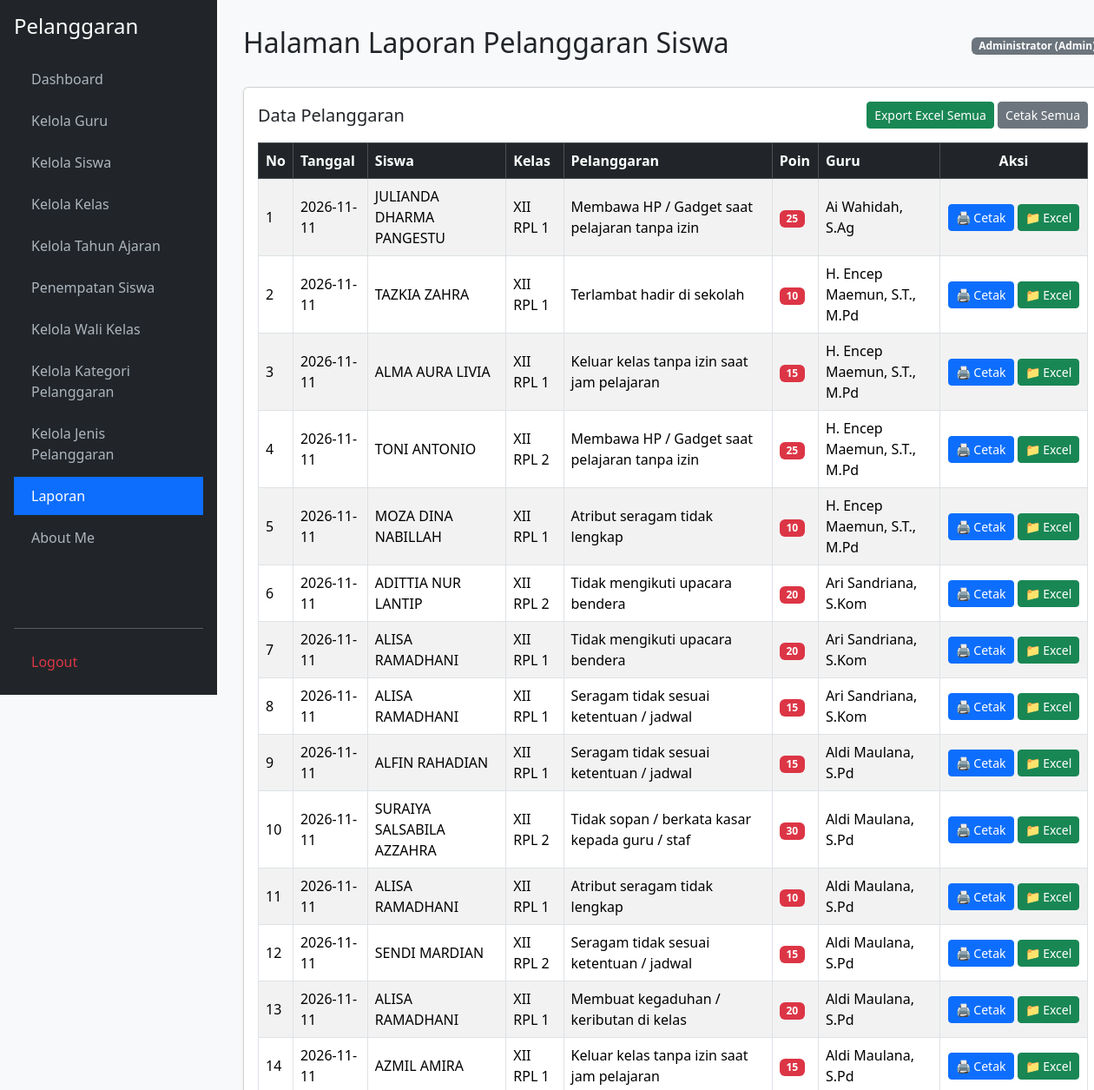
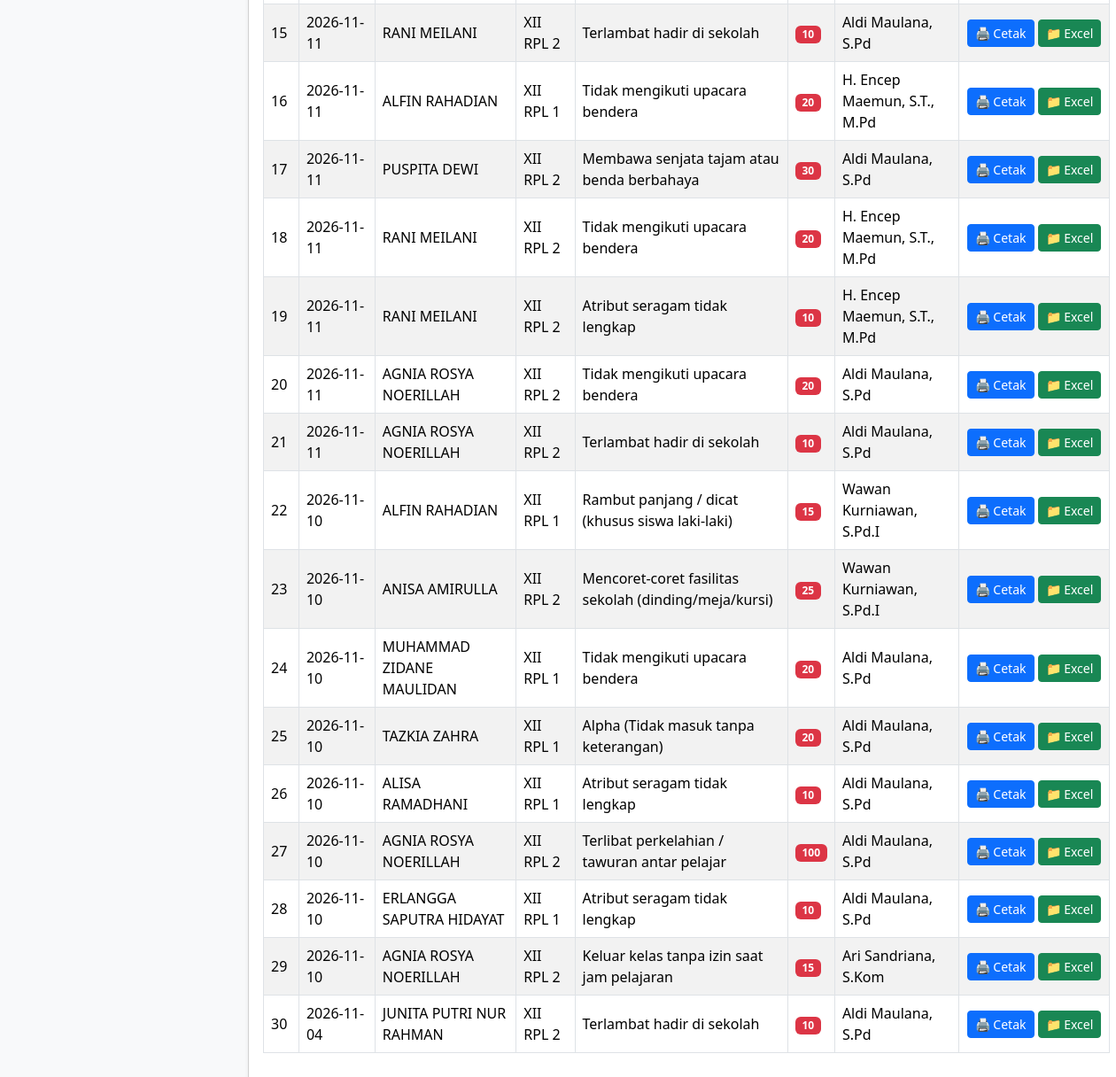
The app's page /laporan.php (signed in) with its own data (2 pictures, top to bottom).
### tables this page shows
CREATE TABLE `t_pelanggaran_siswa` (
  `id` int(11) NOT NULL,
  `tahun_ajaran_id` int(11) NOT NULL,
  `siswa_id` int(11) NOT NULL,
  `nama_siswa` varchar(150) DEFAULT NULL,
  `kelas_id` int(11) NOT NULL,
  `nama_kelas` varchar(100) DEFAULT NULL,
  `pelanggaran_id` int(11) NOT NULL,
  `nama_pelanggaran` varchar(150) DEFAULT NULL,
  `pelanggaran_kategori_id` int(11) NOT NULL,
  `guru_id` int(11) NOT NULL,
  `nama_guru` varchar(150) DEFAULT NULL,
  `tanggal` date NOT NULL,
  `keterangan` text DEFAULT NULL,
  `poin` int(11) DEFAULT NULL,
  `tindakan` text DEFAULT NULL,
  `status` varchar(30) DEFAULT NULL,
  `created_at` timestamp NULL DEFAULT NULL,
  `updated_at` timestamp NULL DEFAULT NULL
);

### laporan.php (the view, shortened to what this page needs)
<?php
require_once 'koneksi.php';
$role = isset($_SESSION['role']) ? $_SESSION['role'] : '';
$nama_user = isset($_SESSION['nama_user']) ? $_SESSION['nama_user'] : (isset($_SESSION['name']) ? $_SESSION['name'] : '');
$where_clause = "";
$query_laporan = mysqli_query($koneksi, "SELECT * FROM t_pelanggaran_siswa $where_clause ORDER BY tanggal DESC");
?>
<!DOCTYPE html>
<html lang="id">
<head>
    <link href="https://cdn.jsdelivr.net/npm/bootstrap@5.3.2/dist/css/bootstrap.min.css" rel="stylesheet">
</head>
<body>
<div class="container-fluid"><div class="row">
    <div class="sidebar d-flex flex-column p-3">
        <h4 class="text-white mb-4">Pelanggaran</h4>
        <ul class="nav nav-pills flex-column mb-auto">
            <li class="nav-item mb-1"><a href="dashboard.php">Dashboard</a></li>
            <?php if ($role === 'admin'): ?>
                <li class="nav-item mb-1"><a href="kelola_guru.php">Kelola Guru</a></li>
                <li class="nav-item mb-1"><a href="kelola_siswa.php">Kelola Siswa</a></li>
                <li class="nav-item mb-1"><a href="kelola_kelas.php">Kelola Kelas</a></li>
                <li class="nav-item mb-1"><a href="kelola_tahun_ajaran.php">Kelola Tahun Ajaran</a></li>
                <li class="nav-item mb-1"><a href="penempatan_siswa.php">Penempatan Siswa</a></li>
                <li class="nav-item mb-1"><a href="kelola_wali_kelas.php">Kelola Wali Kelas</a></li>
                <li class="nav-item mb-1"><a href="kelola_kategori_pelanggaran.php">Kelola Kategori Pelanggaran</a></li>
                <li class="nav-item mb-1"><a href="kelola_jenis_pelanggaran.php">Kelola Jenis Pelanggaran</a></li>
                <li class="nav-item mb-1"><a href="laporan.php" class="active">Laporan</a></li>
            <?php endif; ?>
            <li class="nav-item mb-1"><a href="about_me.php">About Me</a></li>
        </ul>
        <hr><a href="logout.php" class="text-danger">Logout</a>
    </div>
    <div class="col-md-9 col-lg-10 main-content">
        <div class="d-flex justify-content-between align-items-center mb-4">
            <h2>Halaman Laporan Pelanggaran Siswa</h2>
            <span class="badge bg-secondary"><?= htmlspecialchars($nama_user); ?> (<?= ucfirst($role); ?>)</span>
        </div>
        <div class="card shadow-sm"><div class="card-body">
            <div class="d-flex justify-content-between align-items-center mb-3">
                <h5 class="card-title m-0">Data Pelanggaran</h5>
                <div>
                    <a href="laporan.php?action=excel" class="btn btn-success btn-sm"> Export Excel Semua</a>
                    <a href="laporan.php?action=cetak_semua" target="_blank" class="btn btn-secondary btn-sm"> Cetak Semua</a>
                </div>
            </div>
            <div class="table-responsive">
                <table class="table table-bordered table-striped align-middle">
                    <thead class="table-dark">
                        <tr><th>No</th><th>Tanggal</th><th>Siswa</th><th>Kelas</th><th>Pelanggaran</th><th>Poin</th><th>Guru</th><th class="text-center" style="width: 170px;">Aksi</th></tr>
                    </thead>
                    <tbody>
                        <?php if ($query_laporan && mysqli_num_rows($query_laporan) > 0): ?>
                            <?php $no = 1; while ($row = mysqli_fetch_assoc($query_laporan)): ?>
                                <tr>
                                    <td><?= $no; ?></td>
                                    <td><?= $row['tanggal']; ?></td>
                                    <td><?= htmlspecialchars($row['nama_siswa']); ?></td>
                                    <td><?= htmlspecialchars($row['nama_kelas']); ?></td>
                                    <td><?= htmlspecialchars($row['nama_pelanggaran']); ?></td>
                                    <td><span class="badge bg-danger"><?= $row['poin']; ?></span></td>
                                    <td><?= htmlspecialchars($row['nama_guru']); ?></td>
                                    <td class="text-center">
                                        <div class="d-flex justify-content-center gap-1">
                                            <a href="laporan.php?action=cetak_satuan&id=<?= $row['id']; ?>" target="_blank" class="btn btn-primary btn-sm" title="Cetak">🖨️ Cetak</a>
                                            <a href="laporan.php?action=excel_satuan&id=<?= $row['id']; ?>" class="btn btn-success btn-sm" title="Excel">📁 Excel</a>
                                        </div>
                                    </td>
                                </tr>
                            <?php $no++; endwhile; ?>
                        <?php else: ?>
                            <tr><td colspan="8" class="text-center text-muted">Belum ada data.</td></tr>
                        <?php endif; ?>
                    </tbody>
                </table>
            </div>
        </div></div>
    </div>
</div></div>
</body>
</html>

### laporan.php (style rules this page uses)
body { background: #f8f9fa; }
.sidebar { min-height: 100vh; background: #212529; color: #fff; position: fixed; width: 250px; top: 0; left: 0; }
.sidebar a { color: #adb5bd; text-decoration: none; display: block; padding: 10px 20px; }
.sidebar a:hover, .sidebar a.active { color: #fff; background: #0d6efd; }
.main-content { margin-left: 250px; padding: 30px; }

### records on screen
t_pelanggaran_siswa: tanggal "2026-11-11", nama_siswa "JULIANDA DHARMA PANGESTU", nama_kelas "XII RPL 1", nama_pelanggaran "Membawa HP / Gadget saat pelajaran tanpa izin", poin "25", nama_guru "Ai Wahidah, S.Ag"
t_pelanggaran_siswa: tanggal "2026-11-11", nama_siswa "TAZKIA ZAHRA", nama_kelas "XII RPL 1", nama_pelanggaran "Terlambat hadir di sekolah", poin "10", nama_guru "H. Encep Maemun, S.T., M.Pd"
t_pelanggaran_siswa: tanggal "2026-11-11", nama_siswa "ALMA AURA LIVIA", nama_kelas "XII RPL 1", nama_pelanggaran "Keluar kelas tanpa izin saat jam pelajaran", poin "15", nama_guru "H. Encep Maemun, S.T., M.Pd"
t_pelanggaran_siswa: tanggal "2026-11-11", nama_siswa "TONI ANTONIO", nama_kelas "XII RPL 2", nama_pelanggaran "Membawa HP / Gadget saat pelajaran tanpa izin", poin "25", nama_guru "H. Encep Maemun, S.T., M.Pd"
t_pelanggaran_siswa: tanggal "2026-11-11", nama_siswa "MOZA DINA NABILLAH", nama_kelas "XII RPL 1", nama_pelanggaran "Atribut seragam tidak lengkap", poin "10", nama_guru "H. Encep Maemun, S.T., M.Pd"
t_pelanggaran_siswa: tanggal "2026-11-11", nama_siswa "ADITTIA NUR LANTIP", nama_kelas "XII RPL 2", nama_pelanggaran "Tidak mengikuti upacara bendera", poin "20", nama_guru "Ari Sandriana, S.Kom"
t_pelanggaran_siswa: tanggal "2026-11-11", nama_siswa "ALISA RAMADHANI", nama_kelas "XII RPL 1", nama_pelanggaran "Tidak mengikuti upacara bendera", poin "20", nama_guru "Ari Sandriana, S.Kom"
t_pelanggaran_siswa: tanggal "2026-11-11", nama_siswa "ALISA RAMADHANI", nama_kelas "XII RPL 1", nama_pelanggaran "Seragam tidak sesuai ketentuan / jadwal", poin "15", nama_guru "Ari Sandriana, S.Kom"
t_pelanggaran_siswa: tanggal "2026-11-11", nama_siswa "ALFIN RAHADIAN", nama_kelas "XII RPL 1", nama_pelanggaran "Seragam tidak sesuai ketentuan / jadwal", poin "15", nama_guru "Aldi Maulana, S.Pd"
t_pelanggaran_siswa: tanggal "2026-11-11", nama_siswa "SURAIYA SALSABILA AZZAHRA", nama_kelas "XII RPL 2", nama_pelanggaran "Tidak sopan / berkata kasar kepada guru / staf", poin "30", nama_guru "Aldi Maulana, S.Pd"
t_pelanggaran_siswa: tanggal "2026-11-11", nama_siswa "ALISA RAMADHANI", nama_kelas "XII RPL 1", nama_pelanggaran "Atribut seragam tidak lengkap", poin "10", nama_guru "Aldi Maulana, S.Pd"
t_pelanggaran_siswa: tanggal "2026-11-11", nama_siswa "SENDI MARDIAN", nama_kelas "XII RPL 2", nama_pelanggaran "Seragam tidak sesuai ketentuan / jadwal", poin "15", nama_guru "Aldi Maulana, S.Pd"
t_pelanggaran_siswa: tanggal "2026-11-11", nama_siswa "ALISA RAMADHANI", nama_kelas "XII RPL 1", nama_pelanggaran "Membuat kegaduhan / keributan di kelas", poin "20", nama_guru "Aldi Maulana, S.Pd"
t_pelanggaran_siswa: tanggal "2026-11-11", nama_siswa "AZMIL AMIRA", nama_kelas "XII RPL 1", nama_pelanggaran "Keluar kelas tanpa izin saat jam pelajaran", poin "15", nama_guru "Aldi Maulana, S.Pd"
t_pelanggaran_siswa: tanggal "2026-11-11", nama_siswa "RANI MEILANI", nama_kelas "XII RPL 2", nama_pelanggaran "Terlambat hadir di sekolah", poin "10", nama_guru "Aldi Maulana, S.Pd"
t_pelanggaran_siswa: tanggal "2026-11-11", nama_siswa "ALFIN RAHADIAN", nama_kelas "XII RPL 1", nama_pelanggaran "Tidak mengikuti upacara bendera", poin "20", nama_guru "H. Encep Maemun, S.T., M.Pd"
t_pelanggaran_siswa: tanggal "2026-11-11", nama_siswa "PUSPITA DEWI", nama_kelas "XII RPL 2", nama_pelanggaran "Membawa senjata tajam atau benda berbahaya", poin "30", nama_guru "Aldi Maulana, S.Pd"
t_pelanggaran_siswa: tanggal "2026-11-11", nama_siswa "RANI MEILANI", nama_kelas "XII RPL 2", nama_pelanggaran "Tidak mengikuti upacara bendera", poin "20", nama_guru "H. Encep Maemun, S.T., M.Pd"
t_pelanggaran_siswa: tanggal "2026-11-11", nama_siswa "RANI MEILANI", nama_kelas "XII RPL 2", nama_pelanggaran "Atribut seragam tidak lengkap", poin "10", nama_guru "H. Encep Maemun, S.T., M.Pd"
t_pelanggaran_siswa: tanggal "2026-11-11", nama_siswa "AGNIA ROSYA NOERILLAH", nama_kelas "XII RPL 2", nama_pelanggaran "Tidak mengikuti upacara bendera", poin "20", nama_guru "Aldi Maulana, S.Pd"
t_pelanggaran_siswa: tanggal "2026-11-11", nama_siswa "AGNIA ROSYA NOERILLAH", nama_kelas "XII RPL 2", nama_pelanggaran "Terlambat hadir di sekolah", poin "10", nama_guru "Aldi Maulana, S.Pd"
t_pelanggaran_siswa: tanggal "2026-11-10", nama_siswa "ALFIN RAHADIAN", nama_kelas "XII RPL 1", nama_pelanggaran "Rambut panjang / dicat (khusus siswa laki-laki)", poin "15", nama_guru "Wawan Kurniawan, S.Pd.I"
t_pelanggaran_siswa: tanggal "2026-11-10", nama_siswa "ANISA AMIRULLA", nama_kelas "XII RPL 2", nama_pelanggaran "Mencoret-coret fasilitas sekolah (dinding/meja/kursi)", poin "25", nama_guru "Wawan Kurniawan, S.Pd.I"
t_pelanggaran_siswa: tanggal "2026-11-10", nama_siswa "MUHAMMAD ZIDANE MAULIDAN", nama_kelas "XII RPL 1", nama_pelanggaran "Tidak mengikuti upacara bendera", poin "20", nama_guru "Aldi Maulana, S.Pd"
t_pelanggaran_siswa: tanggal "2026-11-10", nama_siswa "TAZKIA ZAHRA", nama_kelas "XII RPL 1", nama_pelanggaran "Alpha (Tidak masuk tanpa keterangan)", poin "20", nama_guru "Aldi Maulana, S.Pd"
t_pelanggaran_siswa: tanggal "2026-11-10", nama_siswa "ALISA RAMADHANI", nama_kelas "XII RPL 1", nama_pelanggaran "Atribut seragam tidak lengkap", poin "10", nama_guru "Aldi Maulana, S.Pd"
t_pelanggaran_siswa: tanggal "2026-11-10", nama_siswa "AGNIA ROSYA NOERILLAH", nama_kelas "XII RPL 2", nama_pelanggaran "Terlibat perkelahian / tawuran antar pelajar", poin "100", nama_guru "Aldi Maulana, S.Pd"
t_pelanggaran_siswa: tanggal "2026-11-10", nama_siswa "ERLANGGA SAPUTRA HIDAYAT", nama_kelas "XII RPL 1", nama_pelanggaran "Atribut seragam tidak lengkap", poin "10", nama_guru "Aldi Maulana, S.Pd"
t_pelanggaran_siswa: tanggal "2026-11-10", nama_siswa "AGNIA ROSYA NOERILLAH", nama_kelas "XII RPL 2", nama_pelanggaran "Keluar kelas tanpa izin saat jam pelajaran", poin "15", nama_guru "Ari Sandriana, S.Kom"
t_pelanggaran_siswa: tanggal "2026-11-04", nama_siswa "JUNITA PUTRI NUR RAHMAN", nama_kelas "XII RPL 2", nama_pelanggaran "Terlambat hadir di sekolah", poin "10", nama_guru "Aldi Maulana, S.Pd"

### other values on screen
$nama_user "Administrator"
$role "Admin"
